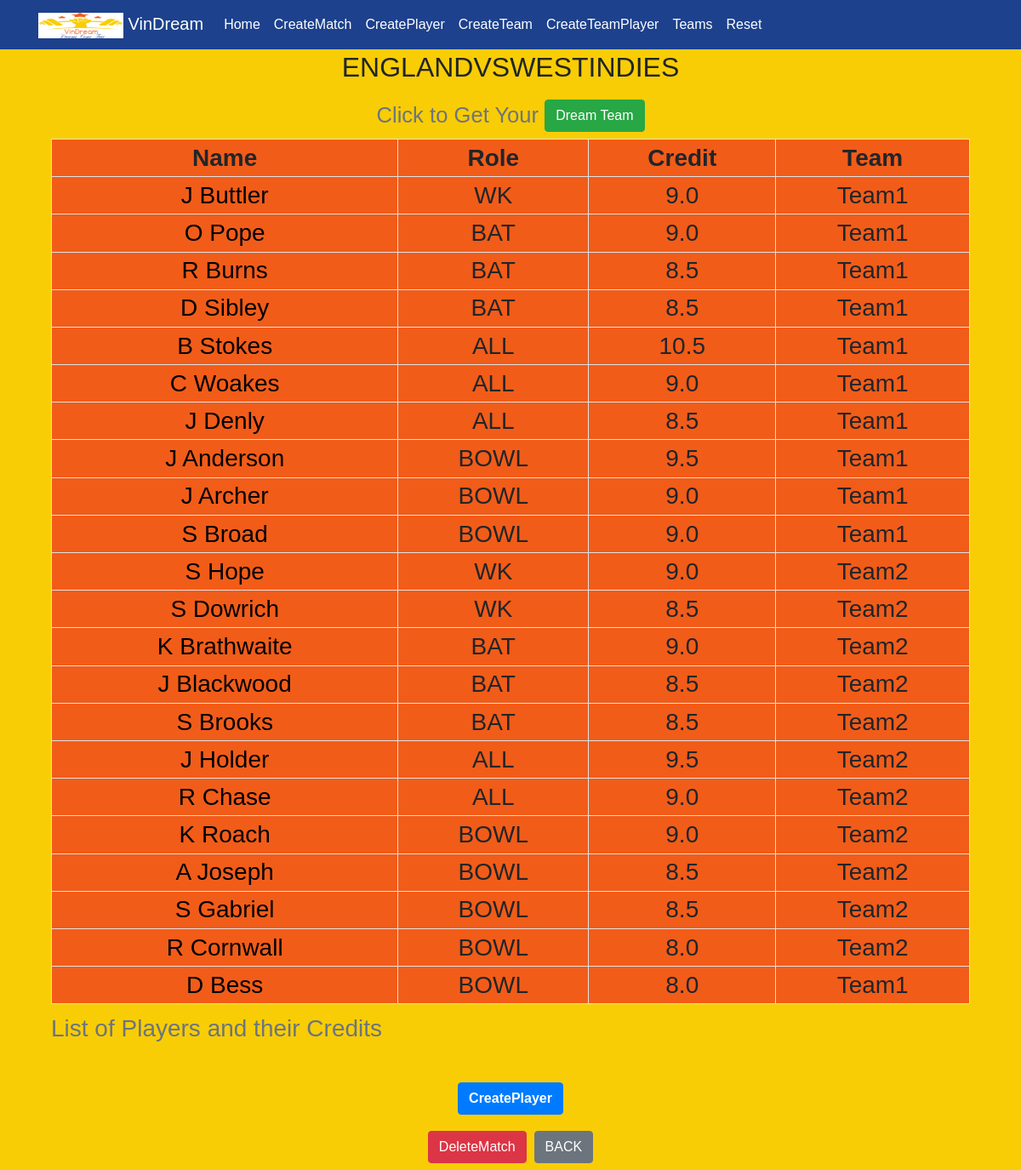
Screenshot of /37/ with the database file from the repository.
### TeamPicker/models.py (models this page shows, shortened)
class Series(models.Model):
    Match = models.CharField(max_length=264, unique=True)
    WinningChance = models.CharField(max_length=264, choices=[
                                            ('Team1', 'Team1'),
                                            ('Team2', 'Team2')
                                            ],
                                            default="Team1")

class Player(models.Model):
    Series = models.ForeignKey(Series, related_name = 'series',
                                on_delete=models.CASCADE)
    Name = models.CharField(max_length=264)
    Role = models.CharField(max_length=264, choices=[
                                            ('BAT', 'BAT'),
                                            ('BOWL', 'BOWL'),
                                            ('ALL', 'ALL'),
                                            ('WK', 'WK')
                                            ],
                            default="BAT"
    )
    Credit = models.FloatField()
    Team = models.CharField(max_length=264, choices=[
                                            ('Team1', 'Team1'),
                                            ('Team2','Team2')
                                            ],
                            default="Team1")

### TeamPicker/views.py (the view)
# urls.py: path('<pk>/', views.SeriesDetailView.as_view(), name="Detail"),
class SeriesDetailView(DetailView):
    model = Series
    template_name = 'TeamPicker/series_detail.html'

### TeamPicker/templates/TeamPicker/series_detail.html (shortened to what this page needs)
{% extends 'TeamPicker/TeamPicker_base.html' %}
{% block body_block %}
<h2>
  <p>{{ series.Match }}</p>
  <div class="Jumbotron">
    <form action=/vd/run/ method="post">
      <small class="form-next text-muted">Click to Get Your </small>
      <input class="btn btn-success" type="submit" value="Dream Team">
    </form>
  </div>
    <h3>
      <div class="container table-responsive">
    <table class="center table table-bordered table-hover table-sm">
      <caption>List of Players and their Credits</caption>
      <thread class="thead-dark">
        <th>Name</th>
        <th>Role</th>
        <th>Credit</th>
        <th>Team</th>
      </thread>
    {% for player in series.series.all %}
      <tr>
        <td><a href="{% url 'TeamPicker:UpdatePlayer' pk=player.pk %}">{{player.Name}}</a></td>
        <td>{{player.Role}}</td>
        <td>{{player.Credit}}</td>
        <td>{{player.Team}}</td>
      </tr>
    {% endfor %}
    </table>
    </div>
    </h3>
  </h2>
  <h2>
    <div class="container">
      <form action="" method="post">
        <a class="btn btn-primary" role="button" href="{% url 'TeamPicker:CreatePlayer' %}"><strong>CreatePlayer</strong></a>
      </form>
    </div>
  <div class="container">
    <form action=/vd/Delete/{{series.pk}} method="post">
      <input class="btn btn-danger" onclick="return ConfirmDelete();" type="submit" value="DeleteMatch">
      <a class="btn btn-secondary" role="button" href="{% url 'index' %}">BACK</a>
    </form>
  </div>
  </h2>
{% endblock %}

### static/css/base.css (style rules this page uses)
body { background: rgb(249, 205, 5); margin: 0; font-family: Arial, sans-serif; text-align: center; padding-top: 60px; }
table, th, td { background: rgb(241, 92, 25); }
table.center { margin-left: auto; margin-right: auto; }
a { color: black; }

### rows the page displays
Series: Match "ENGLANDVSWESTINDIES"
Player: Name "J Buttler", Role "WK", Credit "9.0", Team "Team1"
Player: Name "O Pope", Role "BAT", Credit "9.0", Team "Team1"
Player: Name "R Burns", Role "BAT", Credit "8.5", Team "Team1"
Player: Name "D Sibley", Role "BAT", Credit "8.5", Team "Team1"
Player: Name "B Stokes", Role "ALL", Credit "10.5", Team "Team1"
Player: Name "C Woakes", Role "ALL", Credit "9.0", Team "Team1"
Player: Name "J Denly", Role "ALL", Credit "8.5", Team "Team1"
Player: Name "J Anderson", Role "BOWL", Credit "9.5", Team "Team1"
Player: Name "J Archer", Role "BOWL", Credit "9.0", Team "Team1"
Player: Name "S Broad", Role "BOWL", Credit "9.0", Team "Team1"
Player: Name "S Hope", Role "WK", Credit "9.0", Team "Team2"
Player: Name "S Dowrich", Role "WK", Credit "8.5", Team "Team2"
Player: Name "K Brathwaite", Role "BAT", Credit "9.0", Team "Team2"
Player: Name "J Blackwood", Role "BAT", Credit "8.5", Team "Team2"
Player: Name "S Brooks", Role "BAT", Credit "8.5", Team "Team2"
Player: Name "J Holder", Role "ALL", Credit "9.5", Team "Team2"
Player: Name "R Chase", Role "ALL", Credit "9.0", Team "Team2"
Player: Name "K Roach", Role "BOWL", Credit "9.0", Team "Team2"
Player: Name "A Joseph", Role "BOWL", Credit "8.5", Team "Team2"
Player: Name "S Gabriel", Role "BOWL", Credit "8.5", Team "Team2"
Player: Name "R Cornwall", Role "BOWL", Credit "8.0", Team "Team2"
Player: Name "D Bess", Role "BOWL", Credit "8.0", Team "Team1"
